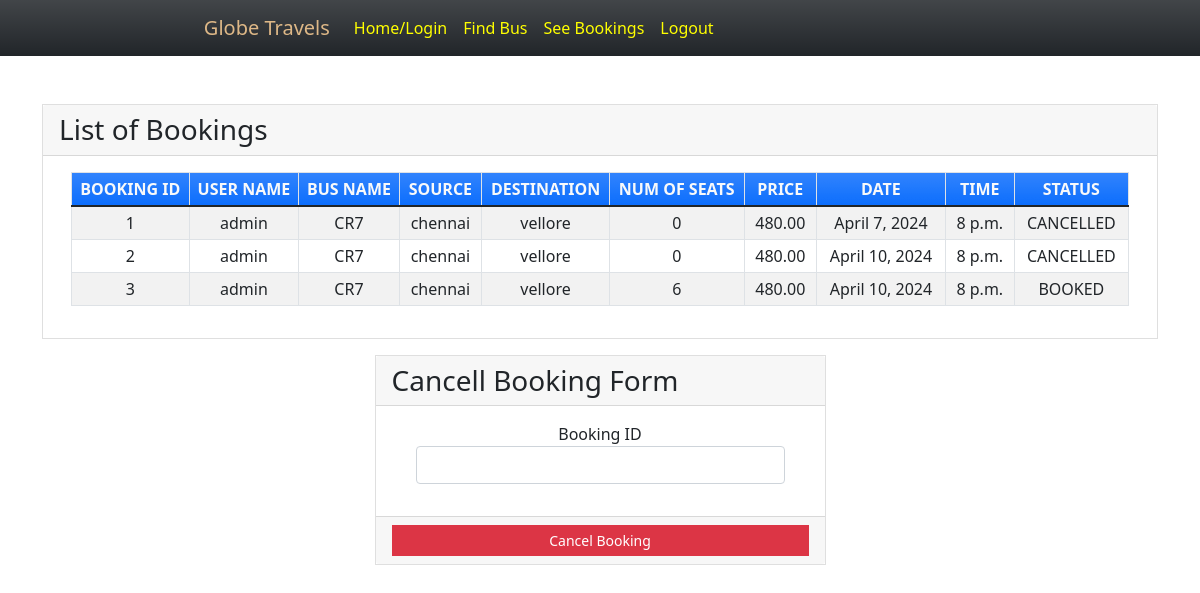
/seebookings (signed in), run on the app's committed database.
### myapp/models.py (models this page shows, shortened)
class Book(models.Model):
    BOOKED = 'B'
    CANCELLED = 'C'
    TICKET_STATUSES = ((BOOKED, 'Booked'),
                       (CANCELLED, 'Cancelled'),)
    email = models.EmailField()
    name = models.CharField(max_length=30)
    userid =models.DecimalField(decimal_places=0, max_digits=2)
    busid=models.DecimalField(decimal_places=0, max_digits=2)
    bus_name = models.CharField(max_length=30)
    source = models.CharField(max_length=30)
    dest = models.CharField(max_length=30)
    nos = models.DecimalField(decimal_places=0, max_digits=2)
    price = models.DecimalField(decimal_places=2, max_digits=6)
    date = models.DateField()
    time = models.TimeField()
    status = models.CharField(choices=TICKET_STATUSES, default=BOOKED, max_length=2)
    class Meta:
        verbose_name_plural = "List of Books"

### myapp/views.py (the view)
# urls.py: path('seebookings', views.seebookings, name="seebookings"),
@login_required(login_url='signin')
def seebookings(request,new={}):
    context = {}
    id_r = request.user.id
    book_list = Book.objects.filter(userid=id_r)
    if book_list:
        return render(request, 'myapp/booklist.html', locals())
    else:
        context["error"] = "Sorry no buses booked"
        return render(request, 'myapp/findbus.html', context)

### myapp/templates/myapp/booklist.html (shortened to what this page needs)
{% extends 'myapp/base.html' %} {% block content %}
<div class="container my-5">
    <div class="card rounded-0">
        <div class="card-header">
            <div class="card-title h3 mb-0">List of Bookings</div>
        </div>
        <div class="card-body">
            <div class="container-fluid">
                <table class="table table-bordered table-striped">
                    <thead>
                        <tr class="bg-gradient bg-primary text-light">
                            <th class="p-1 text-center">BOOKING ID</th>
                            <th class="p-1 text-center">USER NAME</th>
                            <th class="p-1 text-center">BUS NAME</th>
                            <th class="p-1 text-center">SOURCE</th>
                            <th class="p-1 text-center">DESTINATION</th>
                            <th class="p-1 text-center">NUM OF SEATS</th>
                            <th class="p-1 text-center">PRICE</th>
                            <th class="p-1 text-center">DATE</th>
                            <th class="p-1 text-center">TIME</th>
                            <th class="p-1 text-center">STATUS</th>
                        </tr>
                    </thead>
                    {% for row in book_list %}
                    <tr>
                        <td class="px-2 py-1 align-middle">{{row.id}}</td>
                        <td class="px-2 py-1 align-middle">{{row.name}}</td>
                        <td class="px-2 py-1 align-middle">{{row.bus_name}}</td>
                        <td class="px-2 py-1 align-middle">{{row.source}}</td>
                        <td class="px-2 py-1 align-middle">{{row.dest}}</td>
                        <td class="px-2 py-1 align-middle">{{row.nos}}</td>
                        <td class="px-2 py-1 align-middle">{{row.price}}</td>
                        <td class="px-2 py-1 align-middle">{{row.date}}</td>
                        <td class="px-2 py-1 align-middle">{{row.time}}</td>
                        <td class="px-2 py-1 align-middle">{{row.status}}</td>
                    </tr>
                    {% endfor %}
                </table>
            </div>
        </div>
    </div>
    <div class="row mt-3 justify-content-center">
        <div class="col-lg-5 col-md-7 col-sm-10 col-xs-12">
            <div class="card rounded-0">
                <div class="card-header">
                    <div class="card-title h3 mb-0">Cancell Booking Form</div>
                </div>
                <div class="card-body">
                    <div class="container-fluid">
                        <form action="{% url 'cancellings' %}" method="post" id="cancel-form">
                            <div class="mb-3">
                                <label for="bus_id" class="control-label">Booking ID</label>
                                <input name='bus_id' class="form-control" type="number" id="bus_id">
                            </div>
                        </form>
                    </div>
                </div>
                <div class="card-footer text-center">
                    <button class="btn btn-sm rounded-0 btn-danger w-100" form="cancel-form">Cancel Booking</button>
                </div>
            </div>
        </div>
    </div>
</div>
{% endblock %}

### myapp/templates/myapp/base.html (shortened to what this page needs)
<!doctype html>
<html lang="en">
<head>
    <link rel="stylesheet" href="https://cdn.jsdelivr.net/npm/bootstrap@5.1.3/dist/css/bootstrap.min.css">
</head>
<body>
<nav class="navbar navbar-expand-lg navbar-light bg-gradient bg-dark">
    <div class="container">
        <div class="collapse navbar-collapse" id="navbarNavAltMarkup">
            <div class="navbar-nav" >
                <a class="nav-item nav-link active" href="{% url 'home' %}" style="color: yellow;">Home/Login</a>
                <a class="nav-item nav-link" href="{% url 'findbus' %}" style="color: yellow;">Find Bus</a>
                <a class="nav-item nav-link" href="{% url 'seebookings' %}" style="color: yellow;">See Bookings</a>
                {% if request.user.is_active %}
                <a class="nav-item nav-link " href="{% url 'signout' %}" style="color: yellow;">Logout</a>
                {% else %}
                <a class="nav-item nav-link " href="{% url 'signup' %}" style="color: yellow;">Registration</a>
                {% endif %}
            </div>
        </div>
    </div>
</nav>
{% block content %}
{% endblock %}
</body>
</html>

### myapp/templates/myapp/base.html (style rules this page uses)
body { background-image: url(https://www.shutterstock.com/image-photo/bus-traveling-on-asphalt-road-600nw-1345741577.jpg); background-repeat: no-repeat; background-size: cover; }
.card-body { text-align: center; }

### data on the page
Book: id "1", name "admin", bus_name "CR7", source "chennai", dest "vellore", nos "0", price "480.00", date "April 7, 2024", time "8 p.m.", status "CANCELLED"
Book: id "2", name "admin", bus_name "CR7", source "chennai", dest "vellore", nos "0", price "480.00", date "April 10, 2024", time "8 p.m.", status "CANCELLED"
Book: id "3", name "admin", bus_name "CR7", source "chennai", dest "vellore", nos "6", price "480.00", date "April 10, 2024", time "8 p.m.", status "BOOKED"
